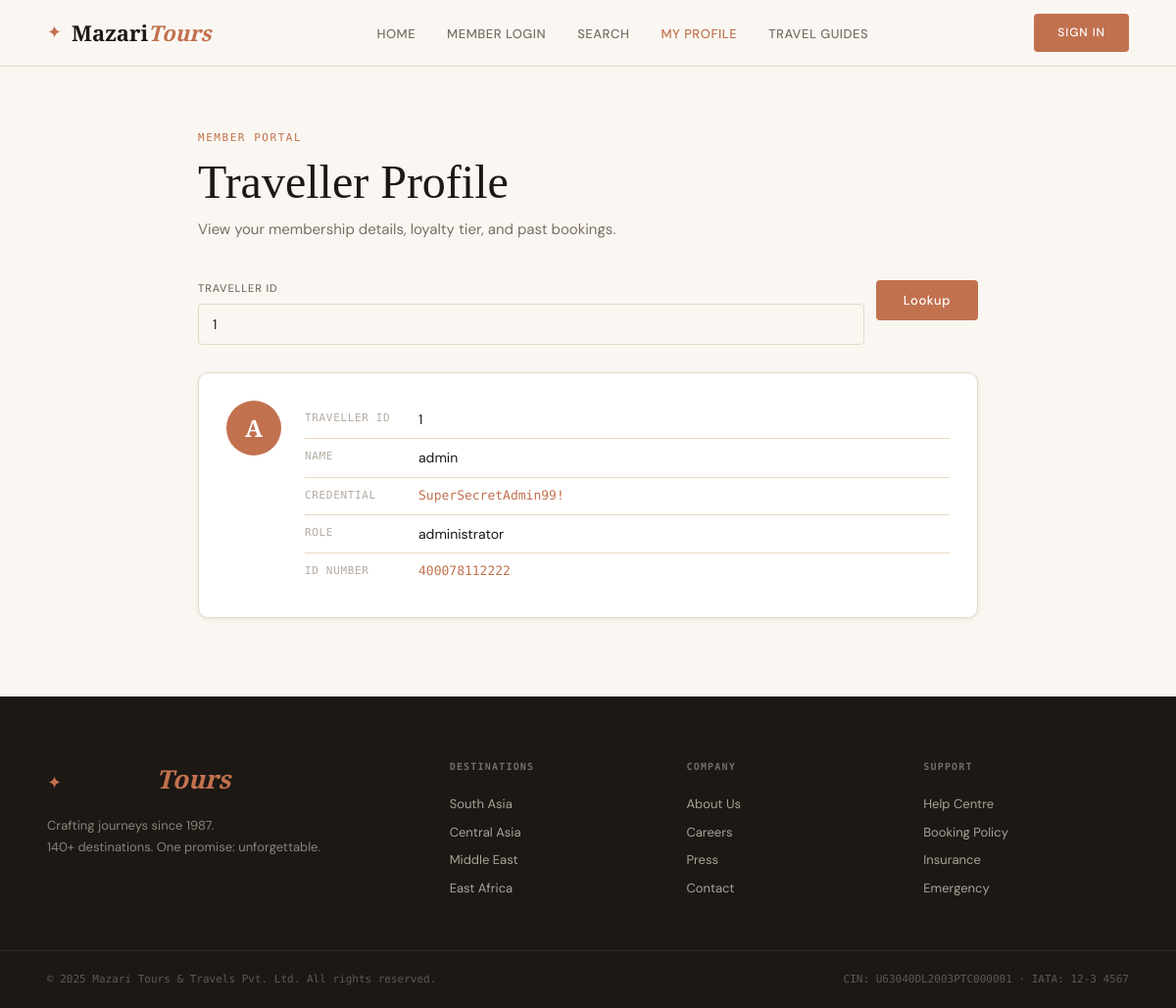
Screenshot of /web-server/files/sites/cyberrange-lab/index.php?page=profile with the database file from the repository.
### tables this page shows
CREATE TABLE IF NOT EXISTS users (
    id INT AUTO_INCREMENT PRIMARY KEY,
    username VARCHAR(50) NOT NULL,
    password VARCHAR(255) NOT NULL,
    adhar_id VARCHAR(20) NOT NULL,
    role VARCHAR(20) DEFAULT 'user'
);

### web-server/files/sites/cyberrange-lab/router.php (called while the page is built, shortened)
<?php
class Router {
    public static function load($handler) {
        $path = __DIR__ . "/handlers/$handler.php";
        require $path;
    }
}
?>

### web-server/files/sites/cyberrange-lab/config.php (called while the page is built, shortened)
<?php
try {
    $db = new class($pdo) {
        public function __construct(private PDO $pdo) {}
        public function query(string $sql): object {
            $stmt = $this->pdo->query($sql);
            return new class($stmt) {
                public function __construct(private PDOStatement $s) {}
                public function fetchArray(int $mode = SQLITE3_ASSOC): array|false {
                    $row = $this->s->fetch(PDO::FETCH_ASSOC);
                    return $row === false ? false : $row;
                }
            };
        }
        public function escapeString(string $s): string {
            return addslashes($s);
        }
    };
} catch (Exception $e) {
    die("Database connection failed: " . $e->getMessage());
}
?>

### web-server/files/sites/cyberrange-lab/handlers/idor.php (the view, shortened to what this page needs)
<?php
require_once __DIR__ . '/../config.php';
$id = $_GET['id'] ?? 1;
$query = "SELECT * FROM users WHERE id=$id";
$result = $db->query($query);
$user = $result->fetchArray();
?>
<div class="profile-lookup">
  <form method="GET" class="site-form site-form-inline">
    <label>Traveller ID
      <input type="text" name="id" value="<?= htmlspecialchars((string)$id) ?>" placeholder="e.g. 1, 2, 3 …" autocomplete="off">
    </label>
    <button type="submit" class="btn-primary">Lookup</button>
  </form>
  <?php if ($user): ?>
  <div class="profile-card">
    <div class="profile-avatar"><?= strtoupper(substr($user['username'] ?? 'U', 0, 1)) ?></div>
    <div class="profile-details">
      <div class="profile-row"><span class="profile-key">Traveller ID</span><span class="profile-val"><?= htmlspecialchars((string)($user['id'] ?? '')) ?></span></div>
      <div class="profile-row"><span class="profile-key">Name</span><span class="profile-val"><?= htmlspecialchars($user['username'] ?? '') ?></span></div>
      <div class="profile-row"><span class="profile-key">Credential</span><span class="profile-val profile-sensitive"><?= htmlspecialchars($user['password'] ?? '') ?></span></div>
      <div class="profile-row"><span class="profile-key">Role</span><span class="profile-val"><?= htmlspecialchars($user['role'] ?? '') ?></span></div>
      <?php if (!empty($user['adhar_id'])): ?>
      <div class="profile-row"><span class="profile-key">ID Number</span><span class="profile-val profile-sensitive"><?= htmlspecialchars($user['adhar_id']) ?></span></div>
      <?php endif; ?>
    </div>
  </div>
  <?php else: ?>
  <p class="form-hint" style="margin-top:16px;">No traveller found with ID <?= (int)$id ?>.</p>
  <?php endif; ?>
</div>

### web-server/files/sites/cyberrange-lab/assets/style.css (style rules this page uses)
:root { --sand: #f5ede0; --sand-dark: #e8d8c4; --ivory: #faf7f2; --terra: #c2714f; --terra-dark: #8b3a1e; --terra-pale: #f0d5c8; --teal: #2d7d7d; --teal-dark: #1a4f4f; --teal-pale: #d0e8e8; --ink: #1c1814; --ink-mid: #3d3530; --ink-dim: #7a6e65; --ink-faint: #b5aca3; --font-display: 'Cormorant Garamond', Georgia, serif; --font-body: 'DM Sans', system-ui, sans-serif; --font-mono: 'DM Mono', ui-monospace, monospace; --radius: 4px; --radius-lg: 10px; --shadow-sm: 0 1px 4px rgba(28,24,20,0.08); --shadow-md: 0 4px 20px rgba(28,24,20,0.12); --shadow-lg: 0 12px 48px rgba(28,24,20,0.18); }
* { box-sizing: border-box; margin: 0; padding: 0; }
html { scroll-behavior: smooth; }
body { background: var(--ivory); color: var(--ink); font-family: var(--font-body); font-size: 15px; line-height: 1.6; -webkit-font-smoothing: antialiased; }
.site-form { display: flex; flex-direction: column; gap: 18px; }
.site-form-inline { flex-direction: row; align-items: flex-end; gap: 12px; flex-wrap: wrap; }
.site-form-inline label { flex: 1; min-width: 200px; }
label { display: flex; flex-direction: column; gap: 6px; font-size: 11px; font-weight: 500; letter-spacing: 0.08em; text-transform: uppercase; color: var(--ink-dim); }
input[type="text"], input[type="password"], input[type="email"] { background: var(--ivory); border: 1px solid var(--sand-dark); color: var(--ink); padding: 11px 14px; font-family: var(--font-body); font-size: 14px; border-radius: var(--radius); outline: none; transition: border-color 0.2s, box-shadow 0.2s; width: 100%; }
.btn-primary { background: var(--terra); color: #fff; border: none; padding: 12px 28px; font-family: var(--font-body); font-size: 13px; font-weight: 500; letter-spacing: 0.04em; border-radius: var(--radius); cursor: pointer; transition: background 0.2s; align-self: flex-start; white-space: nowrap; }
.profile-card { display: flex; align-items: flex-start; gap: 24px; background: #fff; border: 1px solid var(--sand-dark); border-radius: var(--radius-lg); padding: 28px; margin-top: 28px; box-shadow: var(--shadow-sm); }
.profile-avatar { width: 56px; height: 56px; border-radius: 50%; background: var(--terra); color: #fff; display: flex; align-items: center; justify-content: center; font-family: var(--font-display); font-size: 24px; font-weight: 600; flex-shrink: 0; }
.profile-details { flex: 1; }
.profile-row { display: flex; gap: 16px; padding: 8px 0; border-bottom: 1px solid var(--sand-dark); font-size: 14px; }
.profile-row:last-child { border-bottom: none; }
.profile-key { font-family: var(--font-mono); font-size: 11px; text-transform: uppercase; letter-spacing: 0.06em; color: var(--ink-faint); min-width: 100px; padding-top: 1px; }
.profile-val { color: var(--ink); }
.profile-sensitive { font-family: var(--font-mono); color: var(--terra); font-size: 13px; }

### rows the page displays
users: username "A", id "1", username "admin", password "SuperSecretAdmin99!", role "administrator", adhar "400078112222"
